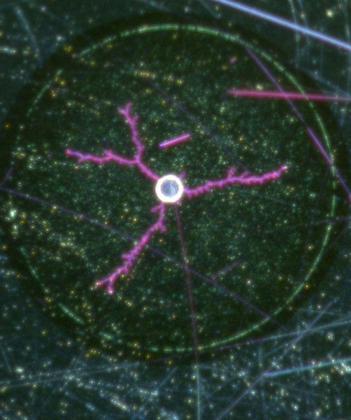
%> input picture test-sample-og/b5.png, 351 x 420 px, shrunk from 772 x 925 before the run
$ octave featurepoint_ntest.m   (GNU Octave 9; MATLAB toolbox functions it lacks are replaced by stand-ins)
%> lines starting %> are read from the running program, lines starting %| are printed output that depends on the picture
% file definition
fn = './test-sample-og/b5.png';
rt_fn = fn;

% fn = 'c1.png';
% rt_fn = 'c_other2.png';
%% Harris

I1 = rgb2gray(imread(fn));
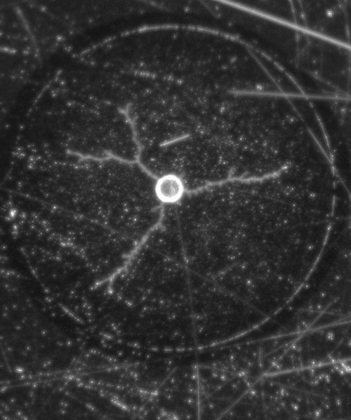
%> I1: size 420x351 uint8; min 17, max 255, mean 50
I2 = rgb2gray(imread(fn));


points1 = detectHarrisFeatures(I1);
%> points1 = 573 points; strongest (x, y): (13, 216), (112, 293), (287, 168), (15, 212), (16, 227)
points2 = detectHarrisFeatures(I2);
%> points2 has the same summary as points1

[f1,vpts1] = extractFeatures(I1,points1);
%> vpts1 = 314 points; strongest (x, y): (112, 293), (287, 168), (249, 282), (136, 220), (97, 284)
[f2,vpts2] = extractFeatures(I2,points2);
%> vpts2 has the same summary as vpts1

indexPairs = matchFeatures(f1,f2) ;
%> indexPairs = 314 rows, first 12: [1 1; 2 2; 3 3; 4 4; 5 5; 6 6; 7 7; 8 8; 9 9; 10 10; 11 11; 12 12]
matchedPoints1 = vpts1(indexPairs(:,1));
%> matchedPoints1 has the same summary as vpts1
matchedPoints2 = vpts2(indexPairs(:,2));
%> matchedPoints2 has the same summary as vpts1

figure;
% ax = subplot(3,2,1);
ax = axes;
showMatchedFeatures(I1,I2,matchedPoints1,matchedPoints2, 'montage', 'Parent', ax);
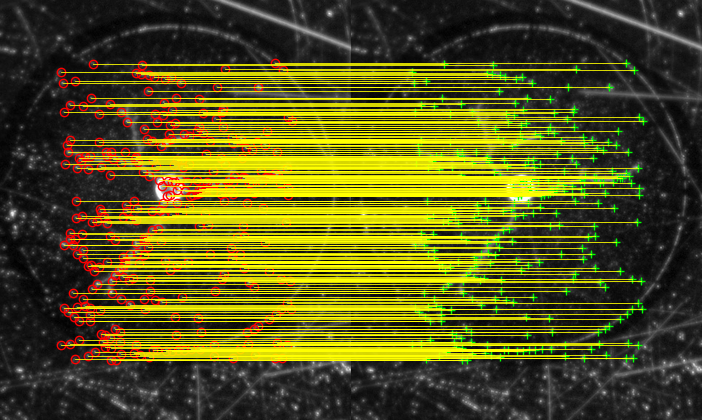
%> figure redrawn from the program's plot data
% title(ax, 'Harris Features point matches');
% legend(ax,'matched points 1','matched points 2');

%% Min Eigen
I1 = rgb2gray(imread(fn));
I2 = rgb2gray(imread(rt_fn));

points1 = detectMinEigenFeatures(I1);
%> points1 = 1968 points; strongest (x, y): (13, 216), (112, 293), (15, 212), (331, 15), (250, 282)
points2 = detectMinEigenFeatures(I2);
%> points2 has the same summary as points1

[f1,vpts1] = extractFeatures(I1,points1);
%> vpts1 = 1119 points; strongest (x, y): (112, 293), (250, 282), (287, 168), (136, 220), (97, 285)
[f2,vpts2] = extractFeatures(I2,points2);
%> vpts2 has the same summary as vpts1

indexPairs = matchFeatures(f1,f2) ;
%> indexPairs = 1119 rows, first 12: [1 1; 2 2; 3 3; 4 4; 5 5; 6 6; 7 7; 8 8; 9 9; 10 10; 11 11; 12 12]
matchedPoints1 = vpts1(indexPairs(:,1));
%> matchedPoints1 has the same summary as vpts1
matchedPoints2 = vpts2(indexPairs(:,2));
%> matchedPoints2 has the same summary as vpts1

figure;
% ax = subplot(3,2,2);
ax = axes;
showMatchedFeatures(I1,I2,matchedPoints1,matchedPoints2, 'montage', 'Parent', ax);
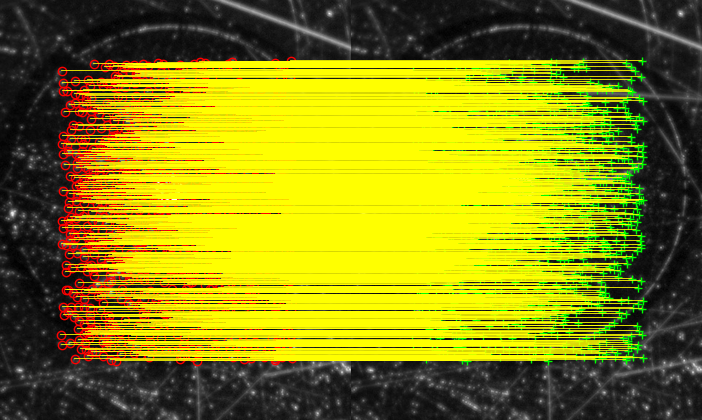
%> figure redrawn from the program's plot data
% title(ax, 'Min Eigen Features point matches');
% legend(ax,'matched points 1','matched points 2');

%% SURF

I1 = rgb2gray(imread(fn));
I2 = rgb2gray(imread(rt_fn));

%> (the run ends here)

$ run again, with test-sample-og/b1.png copied over test-sample-og/b5.png
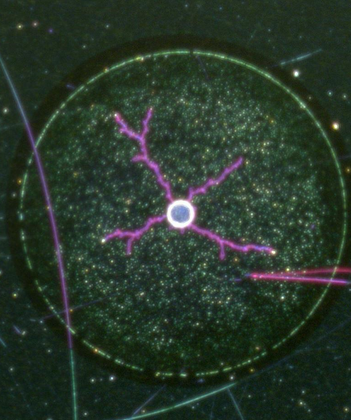
%> input picture test-sample-og/b1.png, 351 x 420 px, shrunk from 772 x 925 before the run
%> `points1 = detectHarrisFeatures(I1);`: points1 = 405 points; strongest (x, y): (297, 76), (283, 298), (112, 379), (275, 253), (337, 128)
%> `points2 = detectHarrisFeatures(I2);`: points2 has the same summary as points1
%> `[f1,vpts1] = extractFeatures(I1,points1);`: vpts1 = 278 points; strongest (x, y): (283, 298), (275, 253), (288, 270), (104, 241), (116, 115)
%> `[f2,vpts2] = extractFeatures(I2,points2);`: vpts2 has the same summary as vpts1
%> `indexPairs = matchFeatures(f1,f2) ;`: indexPairs = 278 rows, first 12: [1 1; 2 2; 3 3; 4 4; 5 5; 6 6; 7 7; 8 8; 9 9; 10 10; 11 11; 12 12]
%> `matchedPoints1 = vpts1(indexPairs(:,1));`: matchedPoints1 has the same summary as vpts1
%> `matchedPoints2 = vpts2(indexPairs(:,2));`: matchedPoints2 has the same summary as vpts1
%> `showMatchedFeatures(I1,I2,matchedPoints1,matchedPoints2, 'montage', 'P..`:
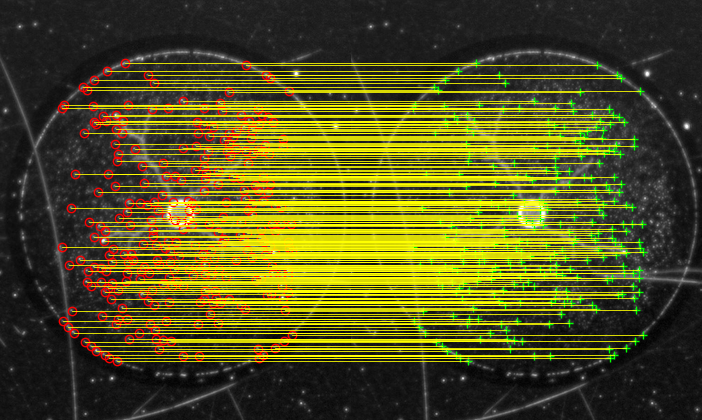
%> figure redrawn from the program's plot data
%> `points1 = detectMinEigenFeatures(I1);`: points1 = 1468 points; strongest (x, y): (283, 298), (337, 128), (112, 379), (297, 76), (275, 253)
%> `points2 = detectMinEigenFeatures(I2);`: points2 has the same summary as points1
%> `[f1,vpts1] = extractFeatures(I1,points1);`: vpts1 = 1134 points; strongest (x, y): (283, 298), (275, 253), (288, 270), (103, 242), (116, 115)
%> `[f2,vpts2] = extractFeatures(I2,points2);`: vpts2 has the same summary as vpts1
%> `indexPairs = matchFeatures(f1,f2) ;`: indexPairs = 1134 rows, first 12: [1 1; 2 2; 3 3; 4 4; 5 5; 6 6; 7 7; 8 8; 9 9; 10 10; 11 11; 12 12]
%> `matchedPoints1 = vpts1(indexPairs(:,1));`: matchedPoints1 has the same summary as vpts1
%> `matchedPoints2 = vpts2(indexPairs(:,2));`: matchedPoints2 has the same summary as vpts1
%> `showMatchedFeatures(I1,I2,matchedPoints1,matchedPoints2, 'montage', 'P..`:
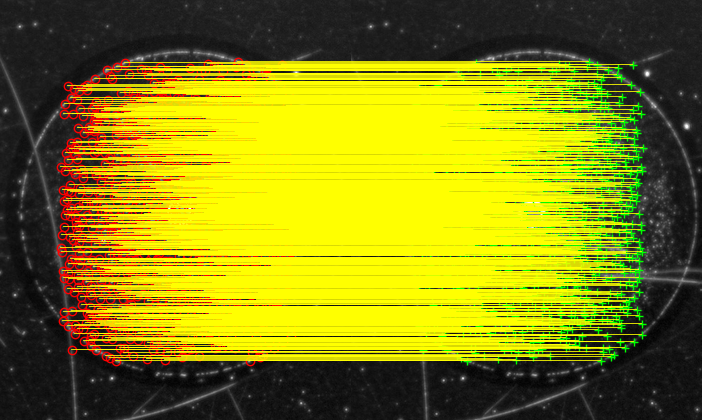
%> figure redrawn from the program's plot data
